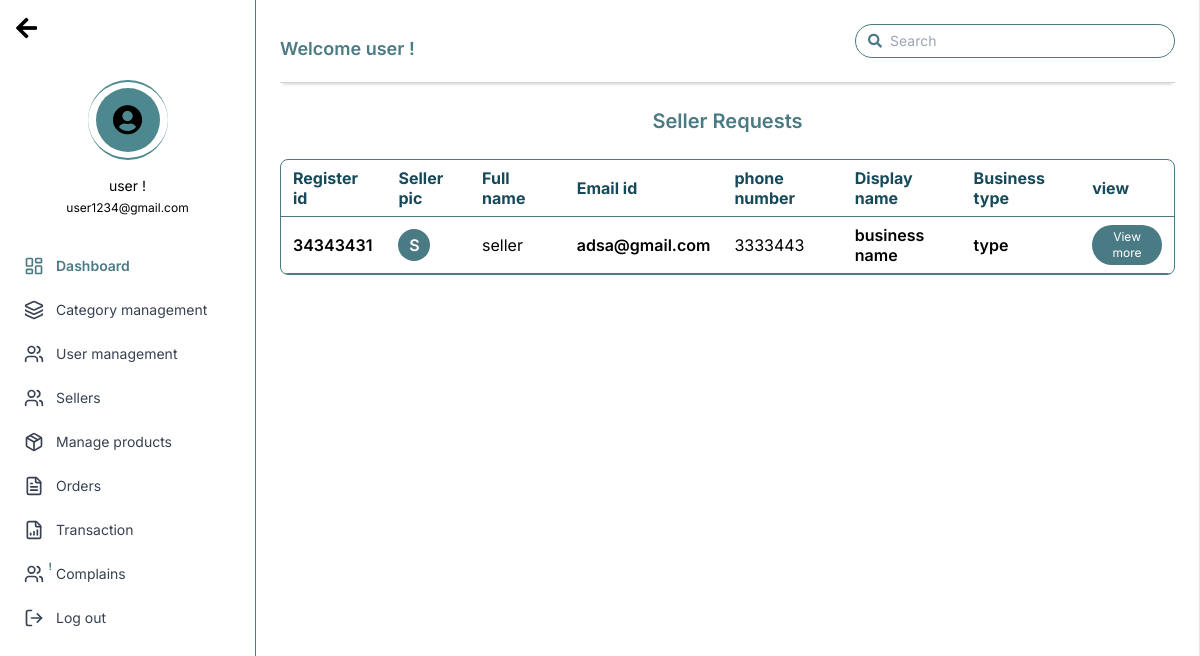
/admin_panel/seller-requests/, run on an earlier commit of the app's database.
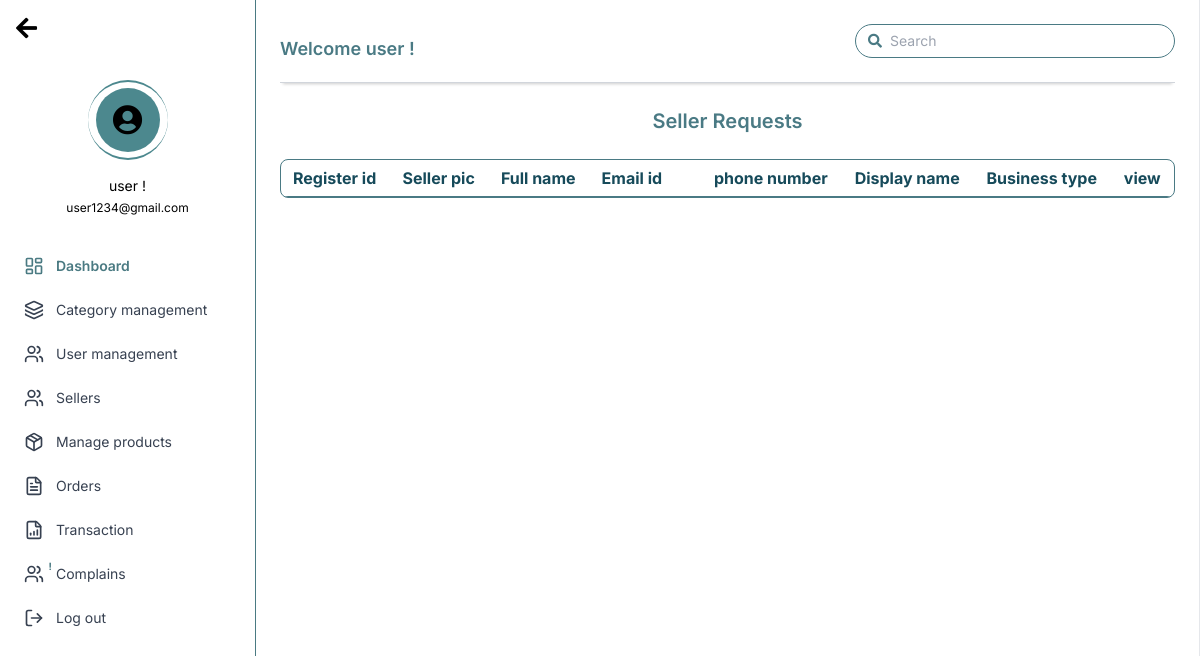
And on a later commit of the database.
### seller/models.py (models this page shows, shortened)
class Seller(models.Model):
    user = models.OneToOneField(User, on_delete=models.CASCADE, related_name='seller_profile', null=True)
    full_name = models.CharField(max_length=100)
    email = models.EmailField()
    phone_number = models.CharField(max_length=15)
    business_name = models.CharField(max_length=100)
    business_type = models.CharField(max_length=100)
    business_address = models.TextField()
    registration_number = models.CharField(max_length=100)
    validation_document = models.FileField(upload_to='validation_documents/')
    is_approved = models.BooleanField(default=False)
    is_rejected = models.BooleanField(default=False)
    rejection_reason = models.TextField(blank=True, null=True)

### admin_panel/views.py (the view)
# urls.py: path('seller-requests/', views.seller_requests, name='seller_requests'),
def seller_requests(request):
    sellers = Seller.objects.filter(is_approved=False, is_rejected=False)
    return render(request, 'admin_panel/sellers_requests.html', {'sellers': sellers})

### admin_panel/templates/admin_panel/sellers_requests.html (shortened to what this page needs)
{% extends 'admin_base.html' %}
{% block content %}
</aside>
<main class="flex-1 p-6">
  <header
    class="flex flex-col sm:flex-row justify-between items-center border-b border-gray-300 pb-2 mb-6 shadow-[0_4px_3px_-3px_rgba(0,0,0,0.2)]"
  >
    <h1 class="text-[#4a7a84] font-semibold text-lg mb-2 sm:mb-0">
      Welcome user !
    </h1>
    <form class="w-full sm:w-80">
      <div
        class="flex items-center border border-[#4a7a84] rounded-full px-3 py-1.5 text-[#4a7a84]"
      >
        <i class="fas fa-search text-sm"></i>
        <input
          id="search"
          type="search"
          placeholder="Search"
          class="flex-1 bg-transparent outline-none text-sm ml-2"
        />
      </div>
    </form>
  </header>
  <section>
    <h2 class="text-center text-[#4a7a84] font-semibold text-xl mb-6">
      Seller Requests
    </h2>
    <div
      class="overflow-x-auto border border-[#4a7a84] rounded-lg text-xs sm:text-sm"
    >
      <table class="w-full border-collapse">
        <thead>
          <tr class="text-[#164a5a] font-semibold text-left border-b border-[#4a7a84]">
            <th class="px-3 py-2 min-w-[70px]">Register id</th>
            <th class="px-3 py-2 min-w-[60px]">Seller pic</th>
            <th class="px-3 py-2 min-w-[90px]">Full name</th>
            <th class="px-3 py-2 min-w-[110px]">Email id</th>
            <th class="px-3 py-2 min-w-[100px]">phone number</th>
            <th class="px-3 py-2 min-w-[90px]">Display name</th>
            <th class="px-3 py-2 min-w-[100px]">Business type</th>
            <th class="px-3 py-2 min-w-[60px]">view</th>
          </tr>
        </thead>
        <tbody class="text-black">
        {% for seller in sellers %}
          <tr class="border-b border-[#4a7a84]">
            <td class="px-3 py-2 font-semibold">{{ seller.registration_number }}</td>
            <td class="px-3 py-2">
              <div
                class="w-8 h-8 rounded-full bg-[#4a7a84] text-white flex items-center justify-center font-semibold"
                aria-label="Seller pic initial J"
              >
              {{ seller.full_name|first|upper }}
              </div>
            </td>
            <td class="px-3 py-2 font-normal">{{ seller.full_name }}</td>
            <td class="px-3 py-2 font-semibold leading-tight">
              {{seller.email}}
            </td>
            <td class="px-3 py-2 font-normal">{{seller.phone_number}}</td>
            <td class="px-3 py-2 font-semibold leading-tight">
              {{seller.business_name}}
            </td>
            <td class="px-3 py-2 font-semibold">{{seller.business_type}}</td>
            <td class="px-3 py-2">
              <a href="{% url 'seller_request_detail' seller_id=seller.id %}">
                <button
                  class="bg-[#4a7a84] text-white text-xs rounded-full px-3 py-1"
                  type="button"
                >
                  View more
                </button>
              </a>
            </td>
          </tr>
          {% endfor %}
        </tbody>
      </table>
    </div>
  </section>
</main>
</div>
{% endblock %}

### templates/admin_base.html (shortened to what this page needs)
<html lang="en">
<head>
    <script src="https://cdn.tailwindcss.com"></script>
    <link rel="stylesheet" href="https://cdnjs.cloudflare.com/ajax/libs/font-awesome/5.15.3/css/all.min.css" />
</head>
<body class="bg-white text-black">
    <div class="flex h-[100vh] border border-t-0 border-b-0 border-l-0 ">
        <aside class="w-64 flex flex-col border-r border-[#4a7a82]">
            <div class="flex items-center justify-start px-4 py-4 "> <button aria-label="Back"
                    class="text-black text-2xl font-bold"> <i class="fas fa-arrow-left"></i> </button> </div>
            <div class="flex flex-col items-center py-6 relative">
                <div class="relative w-20 h-20 mx-auto">
                    <div class="absolute inset-0 flex items-center justify-center">
                      <div class="w-16 h-16 rounded-full bg-[#4C888E] flex items-center justify-center">
                        <i class="fas fa-user-circle text-black text-3xl"></i>
                      </div>
                    </div>
                  </div>
                <p class="mt-4 text-center text-sm">user !</p>
                <p class="text-center text-xs mt-1">user1234@gmail.com</p>
            </div>
<nav class="flex flex-col px-6 py-4 space-y-6 text-sm font-normal text-gray-700">
  <a href="{% url 'admin_dashboard' %}" class="flex items-center space-x-3 font-semibold text-[#4a7a82]">
    <i data-lucide="layout-dashboard" class="w-5 h-5"></i>
    <span>Dashboard</span>
  </a>
  <a href="#" class="flex items-center space-x-3 hover:text-[#4a7a82]">
    <i data-lucide="layers" class="w-5 h-5"></i>
    <span>Category management</span>
  </a>
  <a href="#" class="flex items-center space-x-3 hover:text-[#4a7a82]">
    <i data-lucide="users" class="w-5 h-5"></i>
    <span>User management</span>
  </a>
  <a href="{% url 'sellers-list' %}" class="flex items-center space-x-3 hover:text-[#4a7a82]">
    <i data-lucide="users" class="w-5 h-5"></i>
    <span>Sellers</span>
  </a>
  <a href="#" class="flex items-center space-x-3 hover:text-[#4a7a82]">
    <i data-lucide="package" class="w-5 h-5"></i>
    <span>Manage products</span>
  </a>
  <a href="#" class="flex items-center space-x-3 hover:text-[#4a7a82]">
    <i data-lucide="file-text" class="w-5 h-5"></i>
    <span>Orders</span>
  </a>
  <a href="#" class="flex items-center space-x-3 hover:text-[#4a7a82]">
    <i data-lucide="file-bar-chart" class="w-5 h-5"></i>
    <span>Transaction</span>
  </a>
  <a href="#" class="flex items-center space-x-3 relative hover:text-[#4a7a82]">
    <div class="relative">
      <i data-lucide="users" class="w-5 h-5"></i>
      <span class="absolute -top-2 -right-2 text-[10px] bg-white text-[#4a7a82] font-bold">!</span>
    </div>
    <span>Complains</span>
  </a>
  <a href="{% url 'logout' %}" class="flex items-center space-x-3 hover:text-[#4a7a82]">
    <i data-lucide="log-out" class="w-5 h-5"></i>
    <span>Log out</span>
  </a>
</nav>
{% block content %}
{% endblock %}
</body>
</html>

### templates/admin_base.html (style rules this page uses)
body { font-family: "Inter", sans-serif; }

What changed in the data, as far as the page shows it:
no longer on this page (row edited): Seller: registration_number "34343431", full_name|first "S", full_name "seller", email "adsa@gmail.com", phone_number "3333443", business_name "business name", business_type "type"
